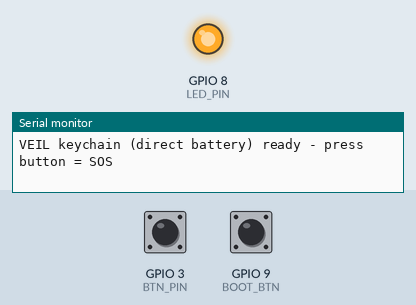
The sketch below on a simulated ESP32-C3. On the bench: output pins drawn as LEDs (lit = HIGH), the last lines printed to the serial monitor. The test bench sets the inputs (shaded band); at power-on: GPIO 3 (BTN_PIN) HIGH, GPIO 9 (BOOT_BTN) HIGH.

Above: at 1.9 s.
2.0 s: GPIO 3 (BTN_PIN) pulled LOW for 3.2 s
At 3.13 s:
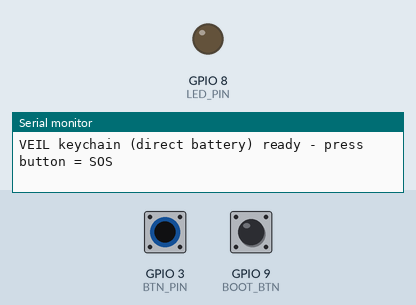
6.7 s: GPIO 9 (BOOT_BTN) pulled LOW for 3.2 s
At 8.1 s:
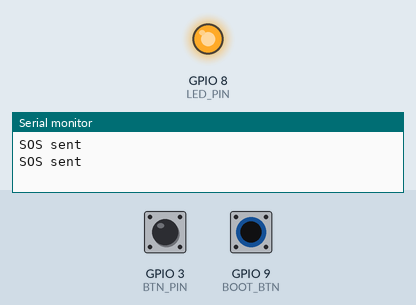
Timing chart, 0 to 11.5 s (numbered marks = the images above; inputs shaded):
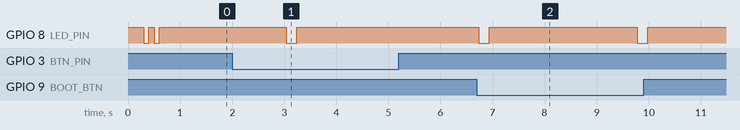

The sketch:

veil_keychain_direct.ino
```cpp
// VEIL KEYCHAIN - DIRECT BATTERY (no latch)   Board: ESP32C3 Dev Module, USB CDC On Boot = Enabled
// Wiring:  LiPo +  -> (slide switch) -> C3 "5V" pin      LiPo -  -> C3 GND
//          Button: GPIO3 -> button -> GND                (BOOT button also works for testing)
// Press button -> SOS sent 8x -> blue LED blinks.  Board stays on (switch it off with the slide switch).
#include <WiFi.h>
#include <esp_now.h>
#include <esp_wifi.h>

#define BTN_PIN   3      // GPIO3 -> button -> GND
#define BOOT_BTN  9      // on-board BOOT button (test)
#define LED_PIN   8      // on-board blue LED (LOW = on)
#define CHANNEL   1
#define MY_ID     1      // 1 = keychain

typedef struct { uint8_t magic, type, id, count; } Msg;
uint8_t BCAST[6] = {0xFF,0xFF,0xFF,0xFF,0xFF,0xFF};
unsigned long lastSOS = 0;

void sendSOS() {
  digitalWrite(LED_PIN, LOW);
  for (uint8_t i = 0; i < 8; i++) { Msg m = {'V', 1, MY_ID, i}; esp_now_send(BCAST, (uint8_t*)&m, sizeof(m)); delay(25); }
  digitalWrite(LED_PIN, HIGH);
  Serial.println("SOS sent");
}

void setup() {
  setCpuFrequencyMhz(80);                 // saves battery
  pinMode(BTN_PIN, INPUT_PULLUP);
  pinMode(BOOT_BTN, INPUT_PULLUP);
  pinMode(LED_PIN, OUTPUT); digitalWrite(LED_PIN, HIGH);
  Serial.begin(115200); delay(300);
  WiFi.mode(WIFI_STA); WiFi.disconnect();
  esp_wifi_set_channel(CHANNEL, WIFI_SECOND_CHAN_NONE);
  if (esp_now_init() != ESP_OK) Serial.println("ESP-NOW FAILED");
  esp_now_peer_info_t p = {}; memcpy(p.peer_addr, BCAST, 6); p.channel = CHANNEL; p.encrypt = false;
  esp_now_add_peer(&p);
  Serial.println("VEIL keychain (direct battery) ready - press button = SOS");
  for (int i = 0; i < 2; i++) { digitalWrite(LED_PIN, LOW); delay(100); digitalWrite(LED_PIN, HIGH); delay(100); }
}

void loop() {
  bool pressed = digitalRead(BTN_PIN) == LOW || digitalRead(BOOT_BTN) == LOW;
  if (pressed && millis() - lastSOS > 3000) {      // max one SOS every 3 s
    delay(30);
    if (digitalRead(BTN_PIN) == LOW || digitalRead(BOOT_BTN) == LOW) { lastSOS = millis(); sendSOS(); }
  }
  delay(20);
}
```

Measured:
- after the input at 2.0 s, GPIO 8 (LED_PIN): HIGH → LOW after 1.0 s, → HIGH 0.20 s later
- after the input at 6.7 s, GPIO 8 (LED_PIN): alternates HIGH for 2.8 s and LOW for 0.20 s, 4 changes in all, then stays HIGH, starting at once
